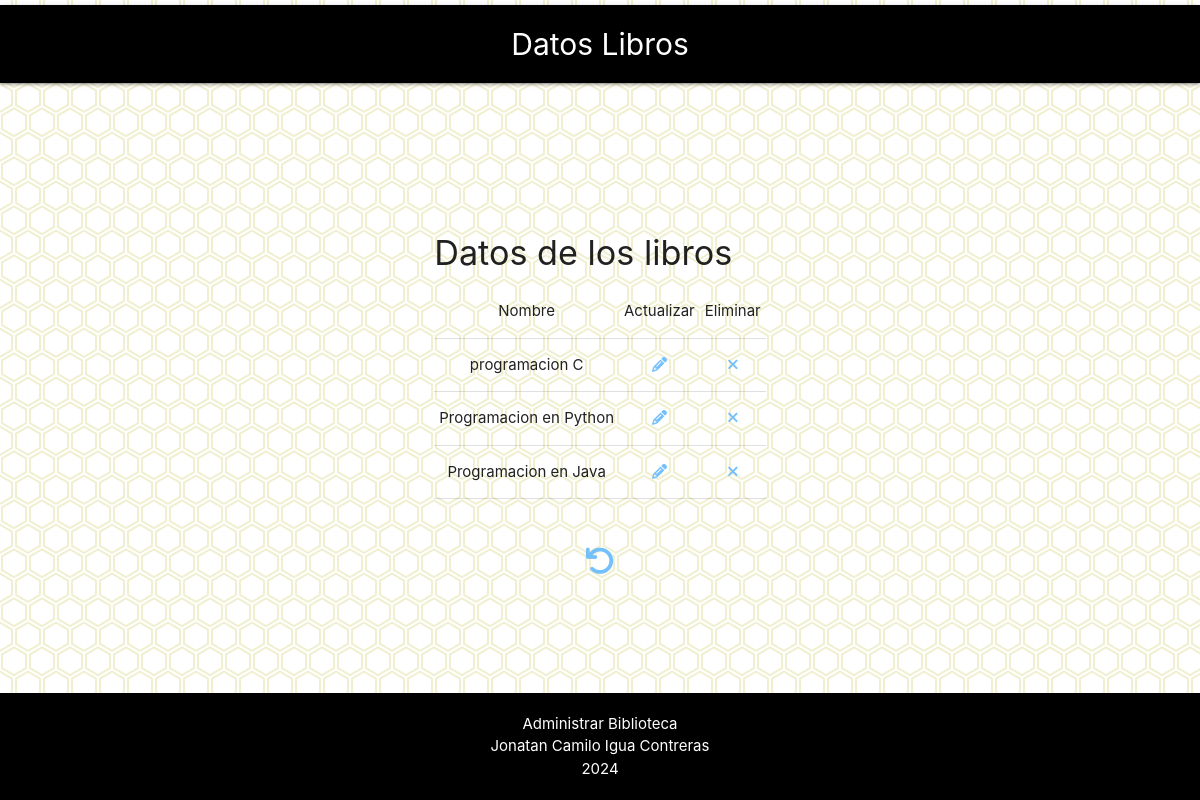
The page /libro/mostrar.php on the database its author committed.
### tables this page shows
CREATE TABLE `libros` (
  `id` int(11) NOT NULL,
  `nombre` varchar(50) NOT NULL
);

### libro/crud_libro.php (called while the page is built, shortened)
<?php
class CrudLibro
{
    public function mostrar()
    {
        $db = Db::conectar();
        $listaLibros = [];
        $select = $db->query('SELECT * FROM libros');
        foreach ($select->fetchAll() as $libro) {
            $myLibro = new libro();
            $myLibro->setId($libro['id']);
            $myLibro->setNombre($libro['nombre']);
            $listaLibros[] = $myLibro;
        }
        return $listaLibros;
    }
}
?>

### libro/book.php (called while the page is built, shortened)
<?php
class Libro
{
    private $id;
    private $nombre;
    public function getNombre()
    {
        return $this->nombre;
    }
    public function setNombre($nombre)
    {
        $this->nombre = $nombre;
    }
    public function getId()
    {
        return $this->id;
    }
    public function setId($id)
    {
        $this->id = $id;
    }
}
?>

### libro/mostrar.php (the view, shortened to what this page needs)
<?php
require_once('crud_libro.php');
require_once('book.php');
$crud = new CrudLibro();
$listaLibros = $crud->mostrar();
?>
<!DOCTYPE html>
<html lang="en">
<head>
    <link rel="stylesheet" href="https://cdnjs.cloudflare.com/ajax/libs/materialize/1.0.0/css/materialize.min.css">
    <link rel="stylesheet" type="text/css" href="../styles/estilos.css">
</head>
<body>
    <header>
        <nav class="ingreso">
            <div class="nav-wrapper">
                <div class="container">
                    <div class="titulo center">Datos Libros</div>
                </div>
            </div>
        </nav>
    </header>
    <div class="container">
        <form action='administra_autor.php' method='post'>
            <h4 >Datos de los libros</h4>
            <table border=10px>
                <td>Nombre</td>
                <td>Actualizar</td>
                <td>Eliminar</td>
                <?php foreach ($listaLibros as $libro) { ?>
                    <tr>
                        <td>
                            <?php echo $libro->getNombre() ?>
                        </td>
                        <td><a href="actualizar.php?id=<?php echo $libro->getId() ?>&accion=a"><i class="fa-solid fa-pencil"
                                    style="color: #74C0FC;"></i></a></td>
                        <td><a href="administra_libro.php?id=<?php echo $libro->getId() ?>&accion=e"><i
                                    class="fa-solid fa-xmark" style="color: #74C0FC;"></i></a></td>
                    </tr>
                <?php } ?>
            </table>
            <div class="container">
                <a class="unboton" href="../index.php"><i class="fas fa-undo fa-2x" style="color: #74C0FC;"></i></a>
            </div>
        </form>
    </div>
    <footer>
        Administrar Biblioteca
        <br>
        Jonatan Camilo Igua Contreras
        <br>
        2024
    </footer>
</body>
</html>

### styles/estilos.css (style rules this page uses)
.container { display: flex; justify-content: center; align-items: center; }
.center, .center-align { text-align: center; font-size: 30px; }
body { background-color: #ffffff; }
nav { background-color: black; width: 100%; height: 78px; line-height: 79px; margin-top: 5px; }
header { margin-bottom: 128px; }
.ingreso { margin-bottom: 12px; }
footer { position: fixed; margin-top: 88px; bottom: 0; width: 100%; background-color:black; color: white; padding: 20px 0; text-align: center; }
td, th { padding: 15px 5px; display: table-cell; text-align: center; vertical-align: middle; border-radius: 2px; }
.unboton { padding-left: 100px; padding-right: 100px; padding-top: 20%; }

### rows shown on the page
libros: nombre "programacion C"
libros: nombre "Programacion en Python"
libros: nombre "Programacion en Java"
